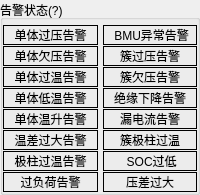
        <widget class="QGroupBox" name="G_AlmStatus">
         <property name="title">
          <string>告警状态(?)</string>
         </property>
         <layout class="QHBoxLayout" name="horizontalLayout_5">
          <property name="spacing">
           <number>5</number>
          </property>
          <property name="leftMargin">
           <number>0</number>
          </property>
          <property name="topMargin">
           <number>5</number>
          </property>
          <property name="rightMargin">
           <number>0</number>
          </property>
          <property name="bottomMargin">
           <number>0</number>
          </property>
          <item>
           <layout class="QVBoxLayout" name="verticalLayout_9">
            <property name="spacing">
             <number>1</number>
            </property>
            <item>
             <widget class="QLabel" name="bAlm0">
              <property name="frameShape">
               <enum>QFrame::Box</enum>
              </property>
              <property name="text">
               <string>单体过压告警</string>
              </property>
              <property name="alignment">
               <set>Qt::AlignCenter</set>
              </property>
             </widget>
            </item>
            <item>
             <widget class="QLabel" name="bAlm1">
              <property name="frameShape">
               <enum>QFrame::Box</enum>
              </property>
              <property name="text">
               <string>单体欠压告警</string>
              </property>
              <property name="alignment">
               <set>Qt::AlignCenter</set>
              </property>
             </widget>
            </item>
            <item>
             <widget class="QLabel" name="bAlm2">
              <property name="frameShape">
               <enum>QFrame::Box</enum>
              </property>
              <property name="text">
               <string>单体过温告警</string>
              </property>
              <property name="alignment">
               <set>Qt::AlignCenter</set>
              </property>
             </widget>
            </item>
            <item>
             <widget class="QLabel" name="bAlm3">
              <property name="frameShape">
               <enum>QFrame::Box</enum>
              </property>
              <property name="text">
               <string>单体低温告警</string>
              </property>
              <property name="alignment">
               <set>Qt::AlignCenter</set>
              </property>
             </widget>
            </item>
            <item>
             <widget class="QLabel" name="bAlm4">
              <property name="frameShape">
               <enum>QFrame::Box</enum>
              </property>
              <property name="text">
               <string>单体温升告警</string>
              </property>
              <property name="alignment">
               <set>Qt::AlignCenter</set>
              </property>
             </widget>
            </item>
            <item>
             <widget class="QLabel" name="bAlm5">
              <property name="frameShape">
               <enum>QFrame::Box</enum>
              </property>
              <property name="text">
               <string>温差过大告警</string>
              </property>
              <property name="alignment">
               <set>Qt::AlignCenter</set>
              </property>
             </widget>
            </item>
            <item>
             <widget class="QLabel" name="bAlm6">
              <property name="frameShape">
               <enum>QFrame::Box</enum>
              </property>
              <property name="text">
               <string>极柱过温告警</string>
              </property>
              <property name="alignment">
               <set>Qt::AlignCenter</set>
              </property>
             </widget>
            </item>
            <item>
             <widget class="QLabel" name="bAlm7">
              <property name="frameShape">
               <enum>QFrame::Box</enum>
              </property>
              <property name="text">
               <string>过负荷告警</string>
              </property>
              <property name="alignment">
               <set>Qt::AlignCenter</set>
              </property>
             </widget>
            </item>
           </layout>
          </item>
          <item>
           <layout class="QVBoxLayout" name="verticalLayout_10">
            <property name="spacing">
             <number>1</number>
            </property>
            <item>
             <widget class="QLabel" name="bAlm8">
              <property name="frameShape">
               <enum>QFrame::Box</enum>
              </property>
              <property name="text">
               <string> BMU异常告警</string>
              </property>
              <property name="alignment">
               <set>Qt::AlignCenter</set>
              </property>
             </widget>
            </item>
            <item>
             <widget class="QLabel" name="bAlm9">
              <property name="frameShape">
               <enum>QFrame::Box</enum>
              </property>
              <property name="text">
               <string>簇过压告警</string>
              </property>
              <property name="alignment">
               <set>Qt::AlignCenter</set>
              </property>
             </widget>
            </item>
            <item>
             <widget class="QLabel" name="bAlm10">
              <property name="frameShape">
               <enum>QFrame::Box</enum>
              </property>
              <property name="text">
               <string>簇欠压告警</string>
              </property>
              <property name="alignment">
               <set>Qt::AlignCenter</set>
              </property>
             </widget>
            </item>
            <item>
             <widget class="QLabel" name="bAlm11">
              <property name="frameShape">
               <enum>QFrame::Box</enum>
              </property>
              <property name="text">
               <string>绝缘下降告警</string>
              </property>
              <property name="alignment">
               <set>Qt::AlignCenter</set>
              </property>
             </widget>
            </item>
            <item>
             <widget class="QLabel" name="bAlm12">
              <property name="frameShape">
               <enum>QFrame::Box</enum>
              </property>
              <property name="text">
               <string>漏电流告警</string>
              </property>
              <property name="alignment">
               <set>Qt::AlignCenter</set>
              </property>
             </widget>
            </item>
            <item>
             <widget class="QLabel" name="bAlm13">
              <property name="frameShape">
               <enum>QFrame::Box</enum>
              </property>
              <property name="text">
               <string>簇极柱过温</string>
              </property>
              <property name="alignment">
               <set>Qt::AlignCenter</set>
              </property>
             </widget>
            </item>
            <item>
             <widget class="QLabel" name="bAlm14">
              <property name="frameShape">
               <enum>QFrame::Box</enum>
              </property>
              <property name="text">
               <string> SOC过低</string>
              </property>
              <property name="alignment">
               <set>Qt::AlignCenter</set>
              </property>
             </widget>
            </item>
            <item>
             <widget class="QLabel" name="bAlm15">
              <property name="frameShape">
               <enum>QFrame::Box</enum>
              </property>
              <property name="text">
               <string>压差过大</string>
              </property>
              <property name="alignment">
               <set>Qt::AlignCenter</set>
              </property>
             </widget>
            </item>
           </layout>
          </item>
         </layout>
        </widget>
